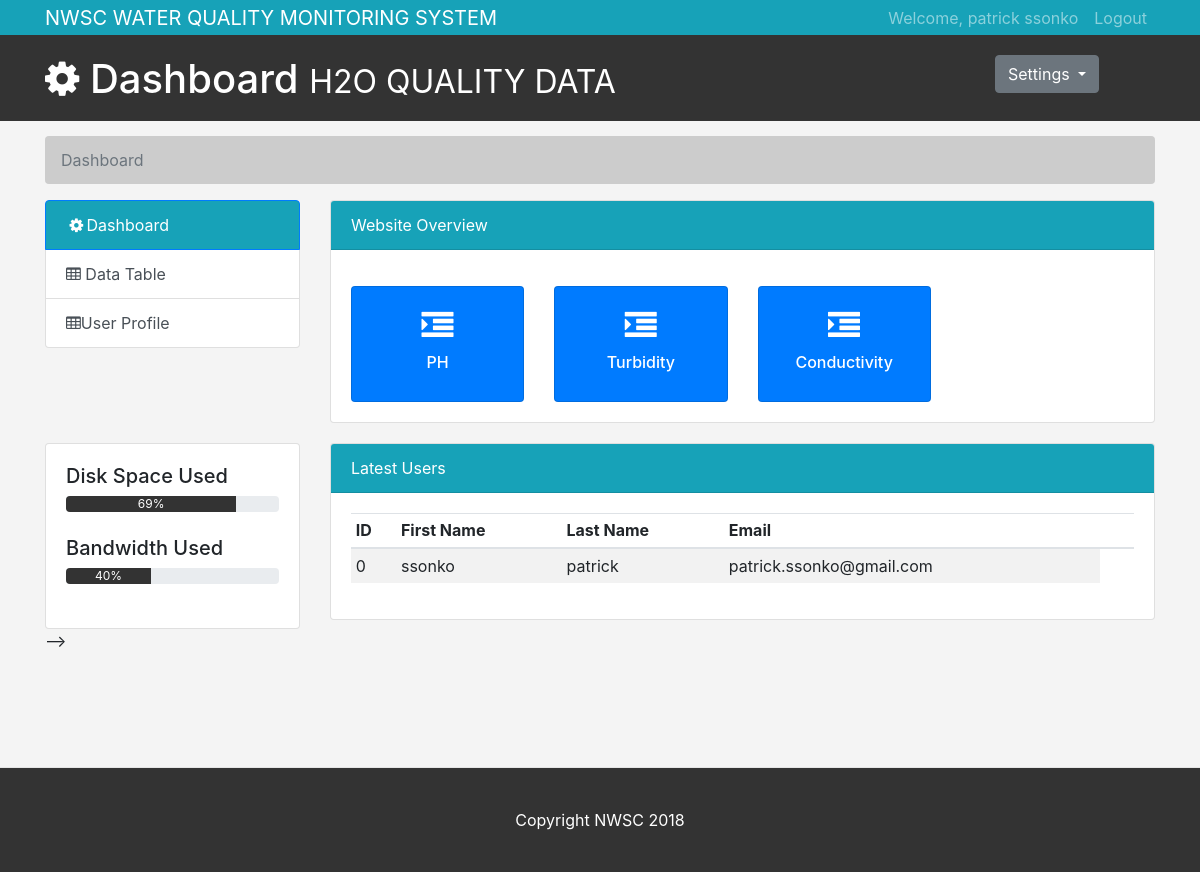
The page /FYP2018/dashboard.php (signed in) on the database its author committed.
### tables this page shows
CREATE TABLE IF NOT EXISTS `users` (
  `user_id` int(11) unsigned NOT NULL,
  `user_firstname` varchar(11) NOT NULL,
  `user_lastname` varchar(11) NOT NULL,
  `user_email` varchar(255) NOT NULL,
  `user_password` varchar(11) NOT NULL
);

### FYP2018/dashboard.php (the view, shortened to what this page needs)
<?php
  include "include/dba.php";
  $query = "SELECT * FROM users";
  $result = mysqli_query($conn, $query);
 ?>
<!doctype html>
<html lang="en">
  <head>
    <link rel="stylesheet" href="css/bootstrap.min.css">
    <link rel="stylesheet" href="css/style.css">
    <link rel="stylesheet" href="font-awesome/css/font-awesome.min.css">
  </head>
  <body>
    <nav class="navbar navbar-expand-lg navbar-dark bg-info">
      <div class="container">
        <a class="navbar-brand" href="dashboard.php">NWSC WATER QUALITY MONITORING SYSTEM</a>
        <div class="collapse navbar-collapse" id="navbarsExample07">
          <ul class="navbar-nav ml-auto">
            <li class="nav-item">
              <a class="nav-link">Welcome, <?php echo $_SESSION["lastname"]." ".$_SESSION["firstname"]; ?></a>
            </li>
            <li class="nav-item">
              <a class="nav-link" href="include/logout.php">Logout</a>
            </li>
          </ul>
        </div>
      </div>
    </nav>
    <header id="header">
      <div class="container">
        <div class="row">
          <div class="col-md-10">
            <h1><span class="fa fa-gear"></span> Dashboard <small>H2O QUALITY DATA</small></h1>
          </div>
          <div class="col-md-2">
            <div class="dropdown">
              <button class="btn btn-secondary dropdown-toggle" type="button" id="dropdownMenuButton" data-toggle="dropdown" aria-haspopup="true" aria-expanded="false">
                Settings
              </button>
            </div>
          </div>
        </div>
      </div>
    </header>
    <section id="breadcrumb">
      <div class="container">
        <nav aria-label="breadcrumb">
          <ol class="breadcrumb">
            <li class="breadcrumb-item active" aria-current="page">Dashboard</li>
          </ol>
        </nav>
      </div>
    </section>
    <section id="main">
      <div class="container">
        <div class="row">
          <div class="col-md-3">
            <div class="list-group">
              <a href="dashboard.php" class="list-group-item list-group-item-action active bg-info">
                <span class="fa fa-fw fa-gear"></span>Dashboard
              </a>
              <a href="table.php" class="list-group-item list-group-item-action"> <span class="fa fa-table"> </span> Data Table</a>
              <a href="#" class="list-group-item list-group-item-action"><span class="fa fa-table"> </span>User Profile</a>
            </div>
          </div>
          <div class="col-md-9">
            <div class="card">
              <div class="card-header bg-info text-white">
                Website Overview
              </div>
              <div class="card-body">
                  <div class="row">
                  <div class="col-md-3 mt-3 mb-6">
                  <div class="card bg-card"  style="background-color: #007bff; spacing: 30px">
                    <div class="card-body text-center" style="color: #fff">
                      <h2><span class="fa fa-fw fa-indent" id= "PH"></span></h2>
                      <h6>PH</h6>
                    </div>
                  </div>
                </div>
				<div class="col-md-3 mt-3 mb-6">
                  <div class="card bg-card" style="background-color: #007bff">
                    <div class="card-body text-center" style="color: #fff">
                      <h2><span class="fa fa-fw fa-indent" id= "turb"></span></h2>
                      <h6>Turbidity</h6>
                    </div>
                  </div>
                </div>
                <div class="col-md-3 mt-3 mb-6">
                  <div class="card bg-card" style="background-color: #007bff">
                    <div class="card-body text-center" style="color: #fff">
                      <h2><span class="fa fa-fw fa-indent" id= "cond"></span></h2>
                      <h6>Conductivity</h6>
                    </div>
                  </div>
                </div>
                  </div>
                </div>
              </div>
            </div>
          </div>
    </section>
    <section id="users">
      <div class="container">
        <div class="row">
          <div class="col-md-3">
             <div class="card">
               <div class="card-body">
                <h5>Disk Space Used</h5>
                <div class="progress">
                  <div class="progress-bar" role="progressbar" style="width: 80%;" aria-valuenow="60" aria-valuemin="0" aria-valuemax="100">69%</div>
                </div>
                <h5 class="mt-4">Bandwidth Used</h5>
                <div class="progress mb-4">
                  <div class="progress-bar" role="progressbar" style="width: 40%;" aria-valuenow="60" aria-valuemin="0" aria-valuemax="100">40%</div>
                </div>
              </div>
            </div> -->
          </div>
          <div class="col-md-9">
            <div class="card">
              <div class="card-header bg-info text-white">
                Latest Users
              </div>
              <div class="card-body">
                <table class="table table-striped table-sm">
                  <thead>
                    <tr>
                      <th>ID</th>
                      <th>First Name</th>
                      <th>Last Name</th>
                      <th>Email</th>
                      <th></th>
                      <th></th>
                    </tr>
                  </thead>
                  <tbody>
                    <?php
                      while ($row = mysqli_fetch_array($result)) {
                      ?>
                      <tr>
                        <td><?php echo $row["user_id"]; ?></td>
                        <td><?php echo $row["user_firstname"]; ?></td>
                        <td><?php echo $row["user_lastname"]; ?></td>
                        <td><?php echo $row["user_email"]; ?></td>
                      </tr>
                      <?php
                      }
                    ?>
                  </tbody>
                </table>
              </div>
            </div>
          </div>
        </div>
      </div>
    </section>
    <footer id="footer">
      <p>Copyright NWSC 2018</p>
    </footer>
  </body>
</html>

### FYP2018/css/style.css (style rules this page uses)
body { background:#f4f4f4; }
.navbar { height: 35px !important; margin-bottom:0; border-radius:0; }
.navbar-nav > li > a { padding-top:6px !important; padding-bottom:0 !important; height: 35px; }
#header { background:#333333; color:#ffffff; padding-bottom: 10px; margin-bottom: 15px; margin-top: 0px; padding-top: 20px; }
.breadcrumb { background:#cccccc; color:#333333; }
.progress-bar { background:#333333; color:#ffffff; }
.bg-card { background-color: #cccccc; }
#users { padding-top: 20px; }
#footer { padding: 2.5rem 0; color: #ffffff; text-align: center; background-color: #333333; border-top: .05rem solid #e5e5e5; position: relative; bottom: -114px; }
#footer p:last-child { margin-bottom: 0; }

### rows shown on the page
users: user_id "0", user_firstname "ssonko", user_lastname "patrick", user_email "patrick.ssonko@gmail.com"

### other values the page prints
$_SESSION["lastname"] "patrick"
$_SESSION["firstname"] "ssonko"
